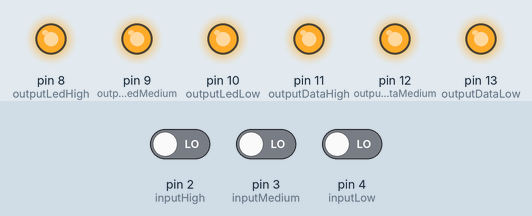
This sketch was run on a simulated Arduino Uno, built with avr-gcc and run on an emulated ATmega328P. On the bench: output pins drawn as LEDs (lit = HIGH). The inputs (shaded band) are chosen by the test bench; at power-on: pin 2 (inputHigh) LOW, pin 3 (inputMedium) LOW, pin 4 (inputLow) LOW.

Above: at 1.8 s.
1.9 s: pin 2 (inputHigh) driven HIGH
At 3.0 s:
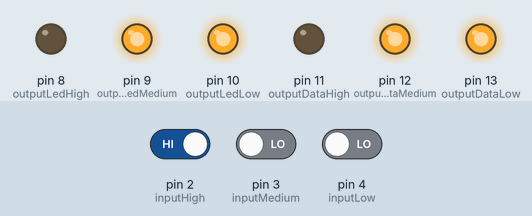
3.5 s: pin 3 (inputMedium) driven HIGH
At 4.1 s:
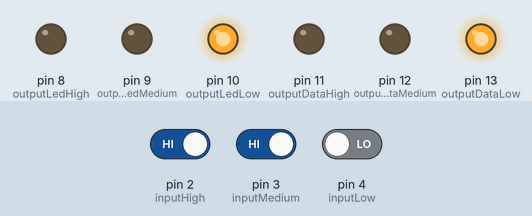
5.0 s: pin 4 (inputLow) driven HIGH
At 5.3 s:
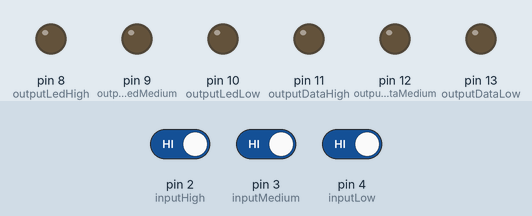
6.5 s: pin 2 (inputHigh) driven LOW
At 7.6 s:
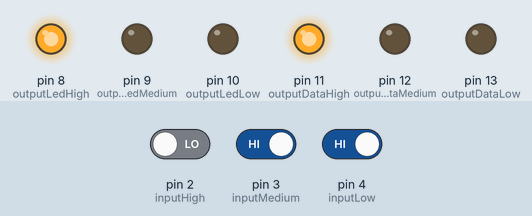
8.0 s: pin 3 (inputMedium) driven LOW
At 8.8 s:
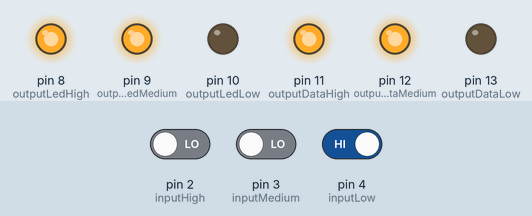
9.5 s: pin 2 (inputHigh) driven HIGH
At 9.9 s:
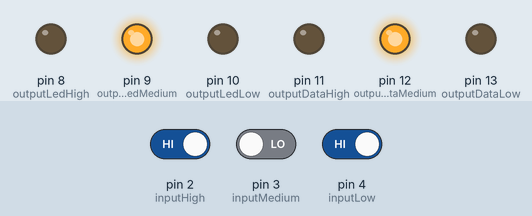
Timing chart, 0 to 12.0 s (numbered marks = the images above; inputs shaded):
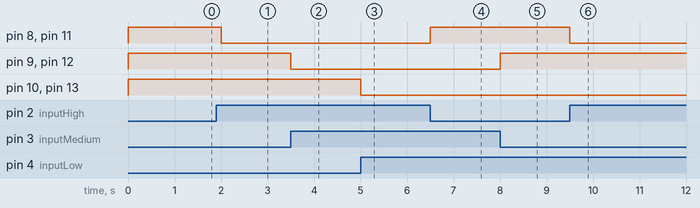

Measured:
- after the input at 1.9 s, pin 8 (outputLedHigh), pin 11 (outputDataHigh): HIGH → LOW after 0.10 s
- after the input at 3.5 s, pin 9 (outputLedMedium), pin 12 (outputDataMedium): HIGH → LOW at once
- after the input at 5.0 s, pin 10 (outputLedLow), pin 13 (outputDataLow): HIGH → LOW at once
- after the input at 6.5 s, pin 8 (outputLedHigh), pin 11 (outputDataHigh): LOW → HIGH at once
- after the input at 8.0 s, pin 9 (outputLedMedium), pin 12 (outputDataMedium): LOW → HIGH at once
- after the input at 9.5 s, pin 8 (outputLedHigh), pin 11 (outputDataHigh): HIGH → LOW at once

The sketch:

booz-o-meter-arduino.ino
```cpp
int inputHigh = 2;
int inputMedium = 3;
int inputLow = 4;

int outputLedHigh = 8;
int outputLedMedium = 9;
int outputLedLow = 10;

int outputDataHigh = 11;
int outputDataMedium = 12;
int outputDataLow = 13;

void setup() {
  pinMode(inputHigh,    INPUT);
  pinMode(inputMedium,  INPUT);
  pinMode(inputLow,     INPUT);

  pinMode(outputLedHigh,    OUTPUT);
  pinMode(outputLedMedium,  OUTPUT);
  pinMode(outputLedLow,     OUTPUT);

  pinMode(outputDataHigh,   OUTPUT);
  pinMode(outputDataMedium, OUTPUT);
  pinMode(outputDataLow,    OUTPUT);
}

int highVal, mediumVal, lowVal = 0;

void loop() {

  highVal = digitalRead(inputHigh);
  mediumVal = digitalRead(inputMedium);
  lowVal = digitalRead(inputLow);

  if(highVal == 1) {
    highVal = 0;
  } else if(highVal == 0) {
    highVal = 1;
  }

  if(mediumVal == 1) {
    mediumVal = 0;
  } else if(mediumVal == 0) {
    mediumVal = 1;
  }

  if(lowVal == 1) {
    lowVal = 0;
  } else if(lowVal == 0) {
    lowVal = 1;
  }

  digitalWrite(outputLedHigh, highVal);
  digitalWrite(outputDataHigh, highVal);

  digitalWrite(outputLedMedium, mediumVal);
  digitalWrite(outputDataMedium, mediumVal);

  digitalWrite(outputLedLow, lowVal);
  digitalWrite(outputDataLow, lowVal);

  delay(500);
}
```
